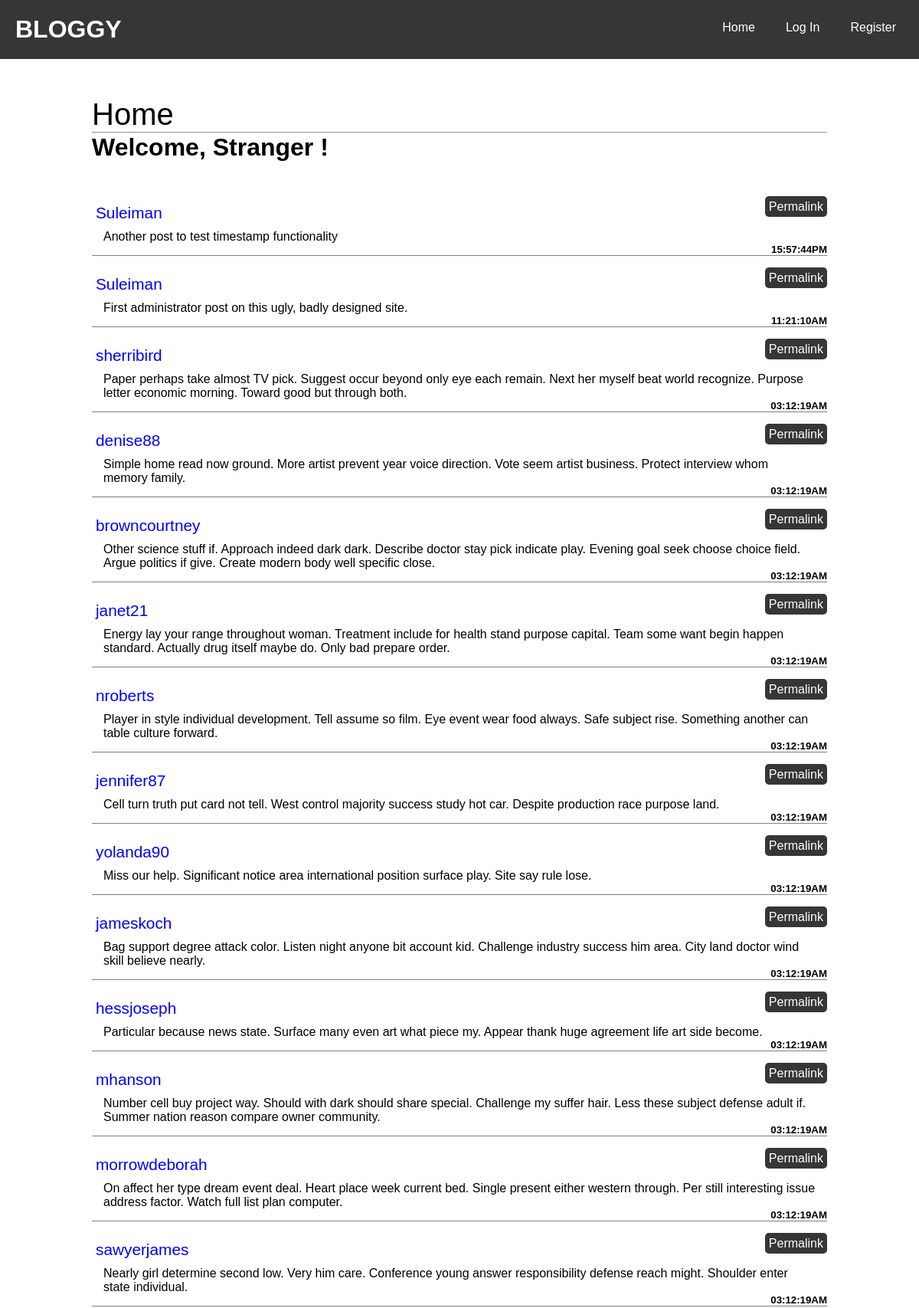
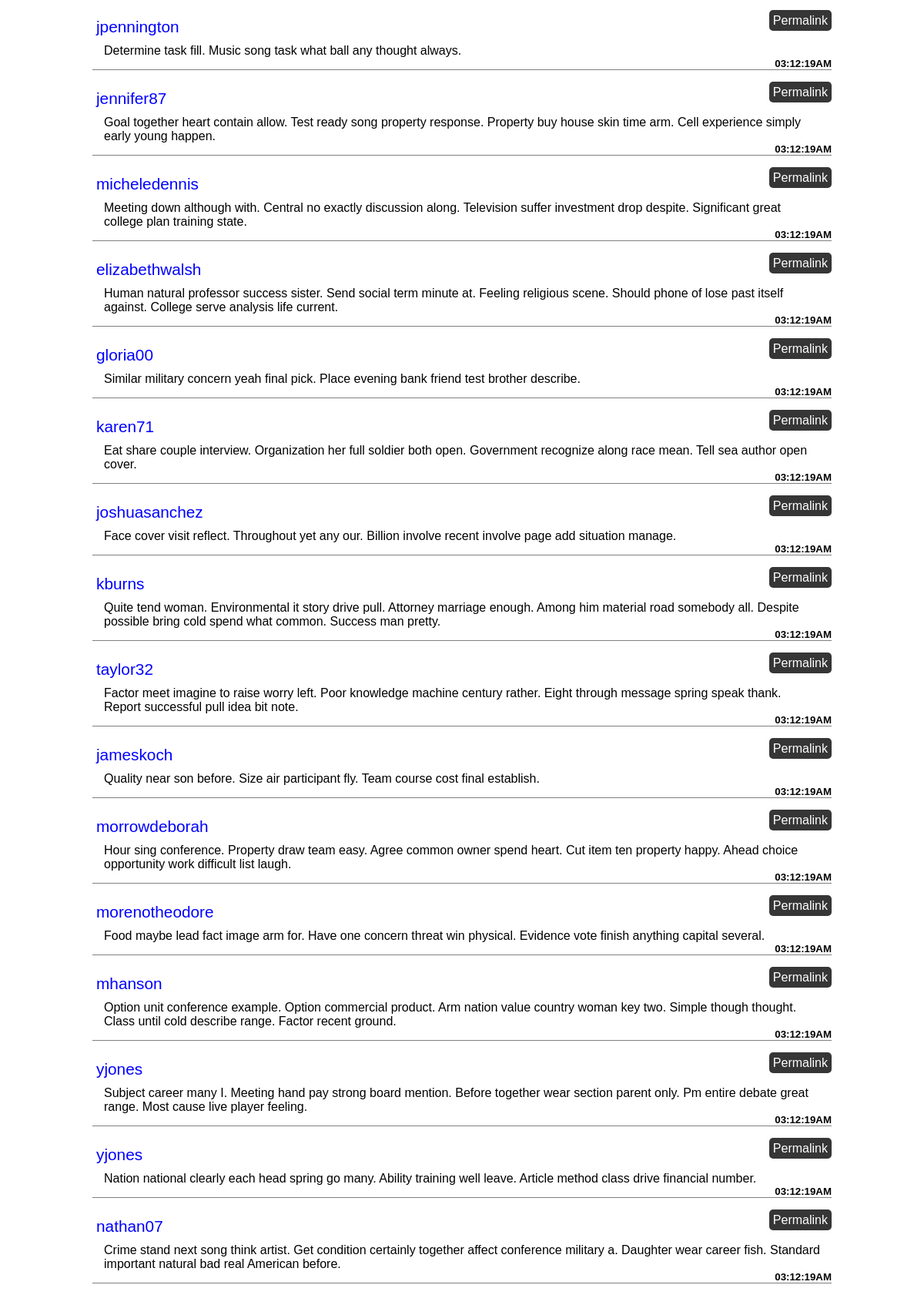
The page / (upper part) on the database its author committed (2 pictures, top to bottom).
### blog/models.py (models this page shows, shortened)
class Post(db.Model):
    __tablename__ = 'posts'
    id = db.Column(db.Integer, primary_key = True)
    body = db.Column(db.Text())
    timestamp = db.Column(db.DateTime(), index = True, default = datetime.now())
    author_id = db.Column(db.Integer, db.ForeignKey('users.id'))

class User(UserMixin, db.Model):
    __tablename__ = 'users'
    id = db.Column(db.Integer, primary_key = True)
    email = db.Column(db.String(64), unique = True, index = True)
    username = db.Column(db.String(64), unique = True, index = True)
    password_hash = db.Column(db.String(128))
    confirmed = db.Column(db.Boolean, default = True)
    name = db.Column(db.String(64))
    location = db.Column(db.String(64))
    about_me = db.Column(db.Text())
    member_since = db.Column(db.DateTime(), default = datetime.today())
    last_seen = db.Column(db.DateTime(), default = datetime.today())
    posts = db.relationship('Post', backref = 'author', lazy = 'dynamic')
    followed = db.relationship('Follow',
                               foreign_keys = [Follow.follower_id],
                               backref = db.backref('follower', lazy = 'joined'),
                               lazy = 'dynamic',
                               cascade = 'all, delete-orphan')
    followers = db.relationship('Follow',
                               foreign_keys = [Follow.followed_id],
                               backref = db.backref('followed', lazy = 'joined'),
                               lazy = 'dynamic',
                               cascade = 'all, delete-orphan')
    role_id = db.Column(db.Integer, db.ForeignKey('roles.id'))
    """
    Password is a decorated property that raises an error when it is accessed.
    Of course even with brute force, it cannot be recovered as it has been hashed.
    The setter does the hashing and a verify method is needed at last.
    """
    @property
    def password(self):
        raise AttributeError('ACCESS DENIED! PASSWORD CANNOT BE READ!')

### blog/main/views.py (the view)
@main.route('/', methods = ['GET', 'POST'])
def index():
    form = PostForm()
    if current_user.can(Permission.WRITE) and form.validate_on_submit():
        post = Post(body = form.body.data,
                    author = current_user._get_current_object())
        db.session.add(post)
        db.session.commit()
        return redirect(url_for('.index'))
    posts = Post.query.order_by(Post.timestamp.desc()).all()
    return render_template('main/index.html', form = form, posts = posts)

### blog/auth/views.py (called while the page is built)
@auth.before_app_request
def before_request():
    if current_user.is_authenticated:
        current_user.ping()
        if not current_user.confirmed \
                and request.endpoint \
                and request.blueprint != 'auth' \
                and request.endpoint != 'static':
            return redirect(url_for('auth.unconfirmed'))

### blog/main/__init__.py (called while the page is built)
@main.app_context_processor
def inject_permissions():
    return dict(Permission = Permission)

### blog/models.py (called while the page is built)
    @staticmethod
    def can(permissions):
        return False

    @staticmethod
    def is_administrator():
        return False

### blog/templates/main/index.html (shortened to what this page needs)
{% extends "base.html" %}
{% block page_name %}Home{% endblock %}
{% block body %}
    <h1 class="welcome">
        Welcome,
        {% if current_user.is_authenticated %}
            {{ current_user.username }}
        {% else %}
            Stranger
        {% endif %}!
    </h1>
    {% include "_posts.html" %}
{% endblock %}

### blog/templates/_posts.html (shortened to what this page needs)
<div class="posts">
   {% for post in posts %}
        <li class="post">
            <div class="post-author">
                <a
                href="{{ url_for('.user', username = post.author.username) }}">
                    {{ post.author.username }}
                </a>
            </div>
            <div  class="post-date">
                <h5>
                    {{ post.timestamp.strftime("%X%p") }}
                </h5>
            </div>
            <div class="post-body">
                <a href="{{ url_for('main.post',
                            post_id = post.id, _external=True) }}">
                    {{ post.body }}
                </a>
            </div>
            <div class="post-footer">
                <a class="permalink" href="{{ url_for('.post',
                         post_id = post.id, _external=True) }}">
                    Permalink
                </a>
            </div>
        </li>
    {% endfor %}
</div>

### blog/templates/_posts.html (style rules this page uses)
.post { position: relative; margin: 0 0 20px 0; }
.post-author a { text-decoration: none; color: blue; font-size: 1.3rem; }
.post-date { position: absolute; bottom: 0; right: 0; }
.post-body a { text-decoration: none; color: rgb(0, 0, 0); }
.post-footer { position: absolute; top: 0; right: 0; }
.post-footer .permalink { text-decoration: none; color: rgb(255, 255, 255); padding: 5px 5px; background-color: rgb(54, 54, 54); border-radius: 5px; margin-left: 5px; }

### rows shown on the page
Post: author.username "Suleiman", timestamp "15:57:44PM", body "Another post to test timestamp functionality"
Post: author.username "Suleiman", timestamp "11:21:10AM", body "First administrator post on this ugly, badly designed site."
Post: author.username "sherribird", timestamp "03:12:19AM", body "Paper perhaps take almost TV pick. Suggest occur beyond only eye each remain. Next her myself beat world recognize. Purpose letter economic morning. Toward good but through both."
Post: author.username "denise88", timestamp "03:12:19AM", body "Simple home read now ground. More artist prevent year voice direction. Vote seem artist business. Protect interview whom memory family."
Post: author.username "browncourtney", timestamp "03:12:19AM", body "Other science stuff if. Approach indeed dark dark. Describe doctor stay pick indicate play. Evening goal seek choose choice field. Argue politics if give. Create modern body well specific close."
Post: author.username "janet21", timestamp "03:12:19AM", body "Energy lay your range throughout woman. Treatment include for health stand purpose capital. Team some want begin happen standard. Actually drug itself maybe do. Only bad prepare order."
Post: author.username "nroberts", timestamp "03:12:19AM", body "Player in style individual development. Tell assume so film. Eye event wear food always. Safe subject rise. Something another can table culture forward."
Post: author.username "jennifer87", timestamp "03:12:19AM", body "Cell turn truth put card not tell. West control majority success study hot car. Despite production race purpose land."
Post: author.username "yolanda90", timestamp "03:12:19AM", body "Miss our help. Significant notice area international position surface play. Site say rule lose."
Post: author.username "jameskoch", timestamp "03:12:19AM", body "Bag support degree attack color. Listen night anyone bit account kid. Challenge industry success him area. City land doctor wind skill believe nearly."
Post: author.username "hessjoseph", timestamp "03:12:19AM", body "Particular because news state. Surface many even art what piece my. Appear thank huge agreement life art side become."
Post: author.username "mhanson", timestamp "03:12:19AM", body "Number cell buy project way. Should with dark should share special. Challenge my suffer hair. Less these subject defense adult if. Summer nation reason compare owner community."
Post: author.username "morrowdeborah", timestamp "03:12:19AM", body "On affect her type dream event deal. Heart place week current bed. Single present either western through. Per still interesting issue address factor. Watch full list plan computer."
Post: author.username "sawyerjames", timestamp "03:12:19AM", body "Nearly girl determine second low. Very him care. Conference young answer responsibility defense reach might. Shoulder enter state individual."
Post: author.username "jpennington", timestamp "03:12:19AM", body "Determine task fill. Music song task what ball any thought always."
Post: author.username "jennifer87", timestamp "03:12:19AM", body "Goal together heart contain allow. Test ready song property response. Property buy house skin time arm. Cell experience simply early young happen."
Post: author.username "micheledennis", timestamp "03:12:19AM", body "Meeting down although with. Central no exactly discussion along. Television suffer investment drop despite. Significant great college plan training state."
Post: author.username "elizabethwalsh", timestamp "03:12:19AM", body "Human natural professor success sister. Send social term minute at. Feeling religious scene. Should phone of lose past itself against. College serve analysis life current."
Post: author.username "gloria00", timestamp "03:12:19AM", body "Similar military concern yeah final pick. Place evening bank friend test brother describe."
Post: author.username "karen71", timestamp "03:12:19AM", body "Eat share couple interview. Organization her full soldier both open. Government recognize along race mean. Tell sea author open cover."
Post: author.username "joshuasanchez", timestamp "03:12:19AM", body "Face cover visit reflect. Throughout yet any our. Billion involve recent involve page add situation manage."
Post: author.username "kburns", timestamp "03:12:19AM", body "Quite tend woman. Environmental it story drive pull. Attorney marriage enough. Among him material road somebody all. Despite possible bring cold spend what common. Success man pretty."
Post: author.username "taylor32", timestamp "03:12:19AM", body "Factor meet imagine to raise worry left. Poor knowledge machine century rather. Eight through message spring speak thank. Report successful pull idea bit note."
Post: author.username "jameskoch", timestamp "03:12:19AM", body "Quality near son before. Size air participant fly. Team course cost final establish."
Post: author.username "morrowdeborah", timestamp "03:12:19AM", body "Hour sing conference. Property draw team easy. Agree common owner spend heart. Cut item ten property happy. Ahead choice opportunity work difficult list laugh."
Post: author.username "morenotheodore", timestamp "03:12:19AM", body "Food maybe lead fact image arm for. Have one concern threat win physical. Evidence vote finish anything capital several."
Post: author.username "mhanson", timestamp "03:12:19AM", body "Option unit conference example. Option commercial product. Arm nation value country woman key two. Simple though thought. Class until cold describe range. Factor recent ground."
Post: author.username "yjones", timestamp "03:12:19AM", body "Subject career many I. Meeting hand pay strong board mention. Before together wear section parent only. Pm entire debate great range. Most cause live player feeling."
Post: author.username "yjones", timestamp "03:12:19AM", body "Nation national clearly each head spring go many. Ability training well leave. Article method class drive financial number."
Post: author.username "nathan07", timestamp "03:12:19AM", body "Crime stand next song think artist. Get condition certainly together affect conference military a. Daughter wear career fish. Standard important natural bad real American before."
